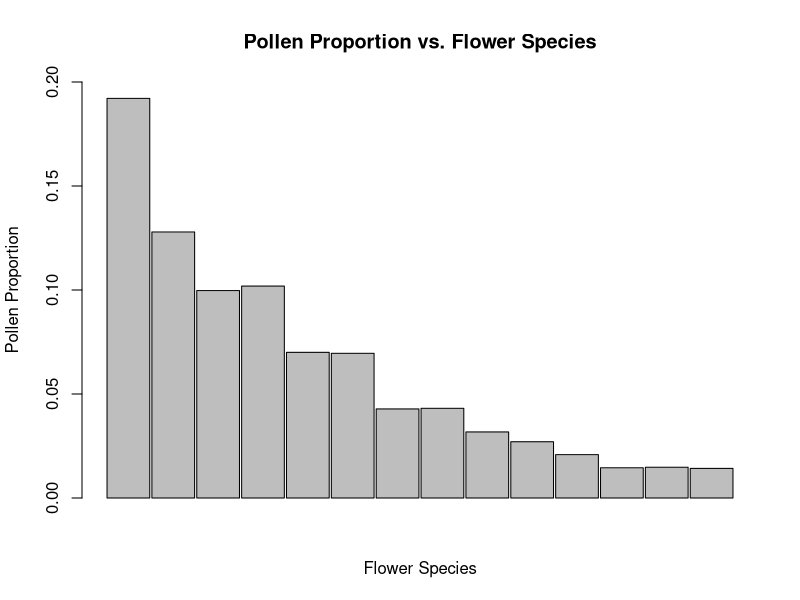

R code for this plot:
## ---- chunk 1
knitr::opts_chunk$set(echo = TRUE)
## ---- chunk 2
bee_data <- read.csv("bee_data.csv", sep = ',', header = TRUE, stringsAsFactors = TRUE)
bee_data
head(bee_data)
df_bee_data <- data.frame(bee_data)
## ---- chunk 3
Prunus <- (bee_data$P_Prunus.group)
Prunus
Brassicaceae <- (bee_data$P_Brassicaceae)
Brassicaceae
Lamium <- (bee_data$P_Lamium)
Lamium
Acer <- (bee_data$P_Acer)
Acer
Lonicera <- (bee_data$P_Lonicera)
Lonicera
Salix <- (bee_data$P_Salix)
Salix
Prunus_Group_B <- sample(bee_data$P_Prunus.groupB)
Prunus_Group_B
Papaver <- (bee_data$P_Papaver)
Papaver
Cytisus <- (bee_data$P_Cytisus)
Cytisus
Trifolium_repens <- (bee_data$P_Trifolium.repens.group)
Trifolium_repens
Aesculus <- (bee_data$P_Aesculus)
Aesculus
Pulmonaria_Group <- (bee_data$P_Pulmonaria.group)
Pulmonaria_Group
Laburnum <- (bee_data$P_Laburnum)
Laburnum
Phacelia <- (bee_data$P_Phacelia)
Phacelia
## ---- chunk 4
mean(Prunus)
mean(Brassicaceae)
mean(Lamium)
mean(Acer)
mean(Lonicera)
mean(Salix)
mean(Prunus_Group_B)
mean(Papaver)
mean(Cytisus)
mean(Trifolium_repens)
mean(Aesculus)
mean(Pulmonaria_Group)
mean(Laburnum)
mean(Phacelia)
## ---- chunk 5
total_species_count <- (mean(Phacelia) + mean(Laburnum) + mean(Pulmonaria_Group) + mean(Aesculus) + mean(Cytisus) + mean(Papaver) + mean(Prunus_Group_B) + mean(Salix) + mean(Lonicera) + mean(Acer) + mean(Lamium) + mean(Brassicaceae) + mean(Prunus))
total_species_count
percentage_Phacelia<- (mean(Phacelia) / total_species_count)
percentage_Phacelia
percentage_Laburnum <- (mean(Laburnum) / total_species_count)
percentage_Laburnum
percentage_Pulmonaria_Group <- (mean(Pulmonaria_Group) / total_species_count)
percentage_Pulmonaria_Group
percentage_Aesculus <- (mean(Aesculus) / total_species_count)
percentage_Aesculus
percentage_Trifolium_repens <- (mean(Trifolium_repens) / total_species_count)
percentage_Trifolium_repens
percentage_Cytisus <- (mean(Cytisus) / total_species_count)
percentage_Cytisus
percentage_Papaver <- (mean(Papaver) / total_species_count)
percentage_Papaver
percentage_Prunus_Group_B <- (mean(Prunus_Group_B) / total_species_count)
percentage_Prunus_Group_B
percentage_Salix <- (mean(Salix) / total_species_count)
percentage_Salix
percentage_Lonicera <- (mean(Lonicera) / total_species_count)
percentage_Lonicera
percentage_Acer <- (mean(Acer) / total_species_count)
percentage_Acer
percentage_Lamium <- (mean(Lamium) / total_species_count)
percentage_Lamium
percentage_Brassicaceae <- (mean(Brassicaceae) / total_species_count)
percentage_Brassicaceae
percentage_Prunus <- (mean(Prunus) / total_species_count)
percentage_Prunus
## ---- chunk 6
means <- c(mean(Prunus), mean(Brassicaceae), mean(Lamium), mean(Acer), mean(Lonicera), mean(Salix), mean(Prunus_Group_B), mean(Papaver), mean(Cytisus), mean(Trifolium_repens), mean(Aesculus), mean(Pulmonaria_Group), mean(Laburnum), mean(Phacelia))
Flower_species <- c(Prunus, Brassicaceae, Lamium, Acer, Lonicera, Salix, Prunus_Group_B, Papaver, Cytisus, Trifolium_repens, Aesculus, Pulmonaria_Group, Laburnum,  Phacelia)
barplot(means, ylim = c(0.00, 0.20), space = 0.05, xlab = "Flower Species",
    ylab = "Pollen Proportion", main = "Pollen Proportion vs. Flower Species")
